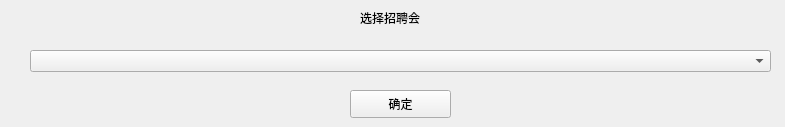
<?xml version="1.0" encoding="UTF-8"?>
<ui version="4.0">
 <class>Form</class>
 <widget class="QWidget" name="Form">
  <property name="geometry">
   <rect>
    <x>0</x>
    <y>0</y>
    <width>785</width>
    <height>127</height>
   </rect>
  </property>
  <property name="windowTitle">
   <string>Form</string>
  </property>
  <widget class="QComboBox" name="comboBox">
   <property name="geometry">
    <rect>
     <x>30</x>
     <y>50</y>
     <width>741</width>
     <height>22</height>
    </rect>
   </property>
  </widget>
  <widget class="QLabel" name="label">
   <property name="geometry">
    <rect>
     <x>360</x>
     <y>10</y>
     <width>91</width>
     <height>16</height>
    </rect>
   </property>
   <property name="text">
    <string>选择招聘会</string>
   </property>
  </widget>
  <widget class="QPushButton" name="pushButton">
   <property name="geometry">
    <rect>
     <x>350</x>
     <y>90</y>
     <width>101</width>
     <height>28</height>
    </rect>
   </property>
   <property name="text">
    <string>确定</string>
   </property>
  </widget>
 </widget>
 <resources/>
 <connections/>
</ui>
